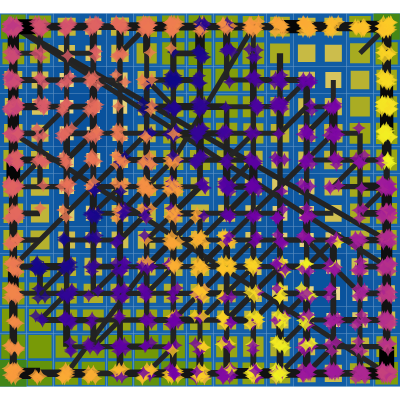

The notebook cell this image was saved under:
### Code cell
fig5 = basin.pond() \
    .pad_layer(gap="nogap") \
    .rhizome_layer() \
    .attraction_layer(X_scaled, marker=dict(color=y, colorscale="plasma", symbol="star-diamond", opacity=.8), name="Projection of training data colored by Manifold position") \
    .visualize(**plot_args);
